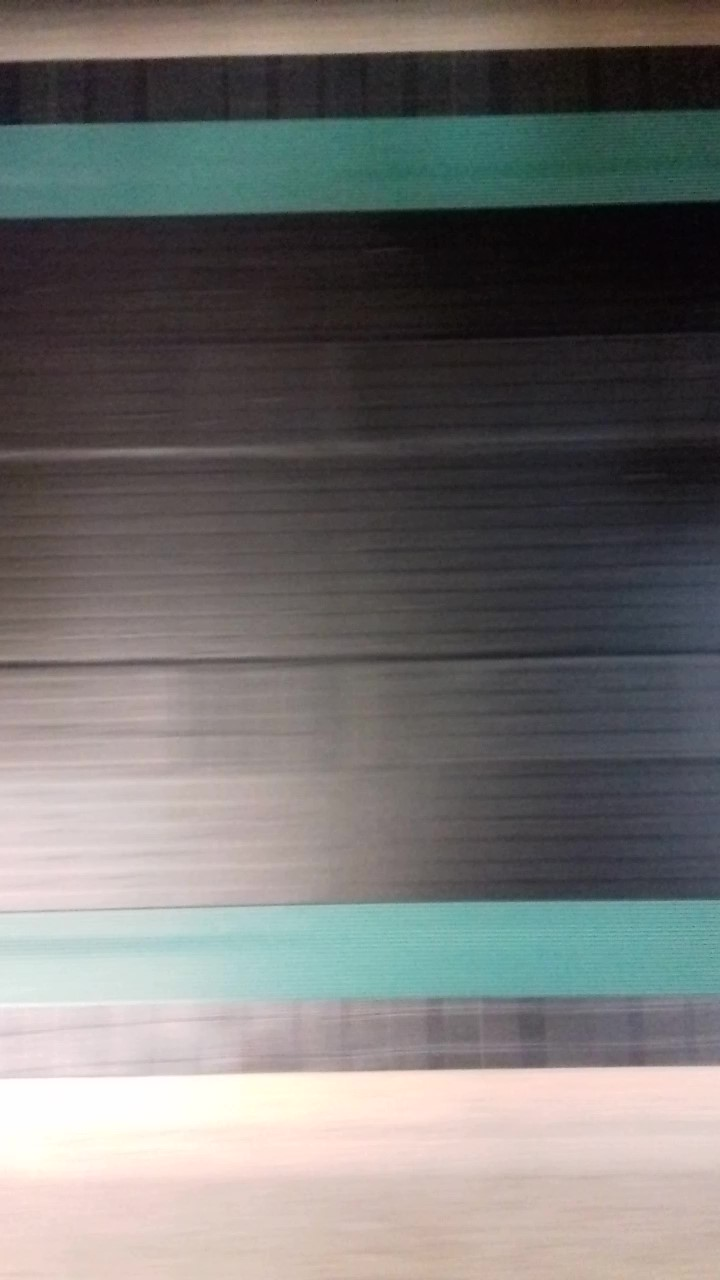
#> input picture images/tasma.jpg, 720 x 1280 px, found by its file name
$ python separate.py   (older library calls are emulated)
#> lines starting #> are read from the running program, lines starting #| are printed output that depends on the picture; after the words box and inside, x2 and y2 are one past the last pixel; in counts of white or black regions, pixels touching at a corner belong together
# import the necessary packages
import numpy as np
import cv2
import matplotlib.pyplot as plt
from skimage import img_as_float
from skimage.feature import canny
from skimage.color import rgb2grey
from skimage.transform import (probabilistic_hough_line)
from skimage import measure

def draw_lines(img, ax, sigma=1):
    edges = canny(img, sigma)
    lines = probabilistic_hough_line(edges, line_length=100, line_gap=50)
    ax.imshow(edges * 0)
    ax.imshow(edges)
    for line in lines:
        print(line)
        p0, p1 = line
        ax.plot((p0[0], p1[0]), (p0[1], p1[1]))

def draw_contours(img, ax):
    contours = measure.find_contours(img, 0.34)
    for n, contour in enumerate(contours):
        ax.plot(contour[:, 1], contour[:, 0], linewidth=2)


# load the image
image = cv2.imread('images/tasma.jpg')
#> image is the input picture: shape (1280, 720, 3); mean B, G, R 112.7, 114.3, 115.5
hsv = cv2.cvtColor(image, cv2.COLOR_BGR2HSV)
#> hsv: shape (1280, 720, 3); mean H, S, V 70.8, 41.8, 123.3

rgb_start1 = [50, 50, 100]
rgb_end1 = [100, 250, 250]
rgb_start2 = [50, 100, 90]
rgb_end2 = [90, 130, 130]

rgb_start3 = [40,40,70]
rgb_end3 = [200,200,255]

# define the list of boundaries
boundaries = [
    #(rgb_start1, rgb_end1),
    #(rgb_start2, rgb_end2),
    #(rgb_start3, rgb_end3)

    #([40,40,70], [140,190,190]),
    #([40,40,70], [120,200,200]),

    # najlepsze ustawienie
    ([40,40,70], [100,210,210])
    #([78,113, 115], [81, 121, 120])
    #([0,0,0], [150,150,150])
]


fig, ax = plt.subplots(ncols=2, nrows=2, sharex=True, sharey=True)
image_in = img_as_float(image)
ax[0][0].imshow(image_in)
# loop over the boundaries
for (lower, upper) in boundaries:
    lower = np.array(lower, dtype="uint8")
    upper = np.array(upper, dtype="uint8")

    #mask = cv2.inRange(image, lower, upper)
    mask = cv2.inRange(hsv, lower, upper)
    output = cv2.bitwise_and(image, image, mask=mask)
    # [5 lines of commented-out code are left out]
    image_out = img_as_float(output)
    mask_out = img_as_float(mask)
    ax[0][1].imshow(image_out)
    #ax[0][2].imshow(mask_out)
    ax[1][0].imshow(image_out)
    draw_lines(rgb2grey(mask_out), ax[1][0])
    ax[1][1].imshow(image_out)
    draw_contours(rgb2grey(mask_out), ax[1][1])
    plt.tight_layout()
    plt.show()
#> this loop made 1 pass
#> contours in draw_contours on pass 1: 62 point arrays, longest 1604 points
#> pass 1, `mask = cv2.inRange(hsv, lower, upper)`:
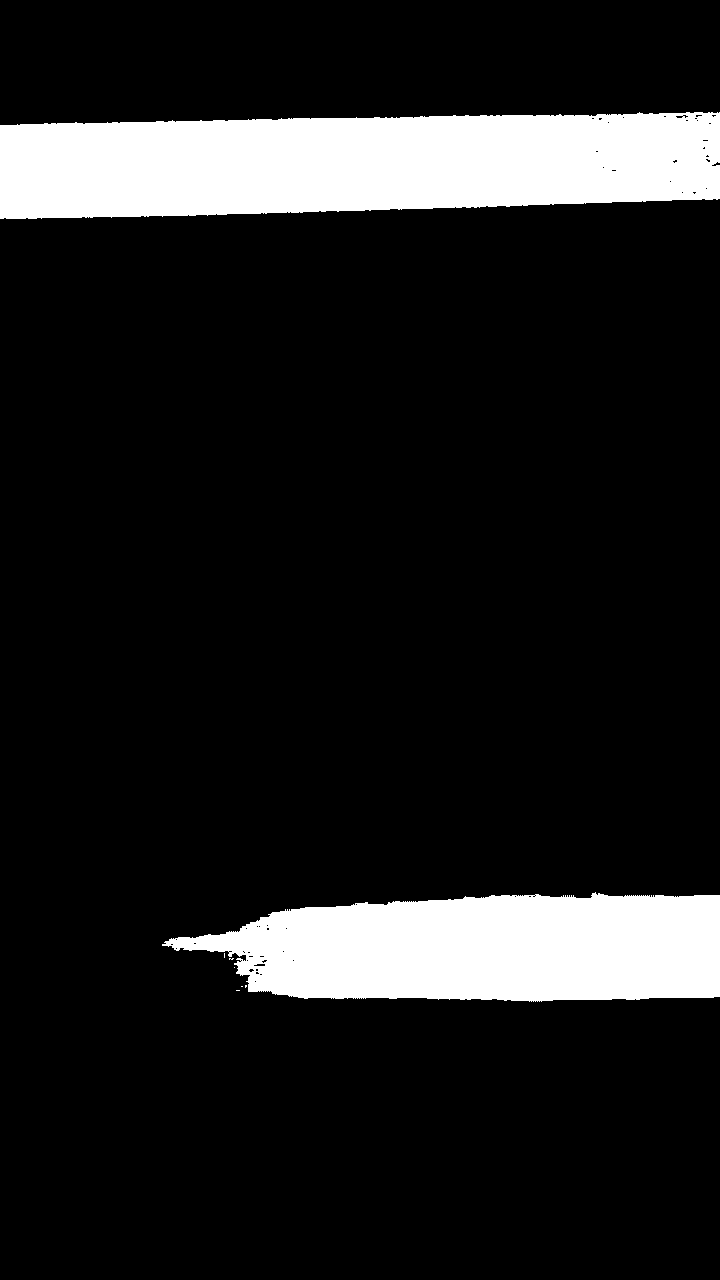
#> mask: shape (1280, 720); 12.4% white; 8 white regions (6 under 20 px), largest, box (x1, y1, x2, y2) and area: (0, 112, 720, 219) 66221, (162, 892, 720, 1002) 47745
#> pass 1, `output = cv2.bitwise_and(image, image, mask=mask)`:
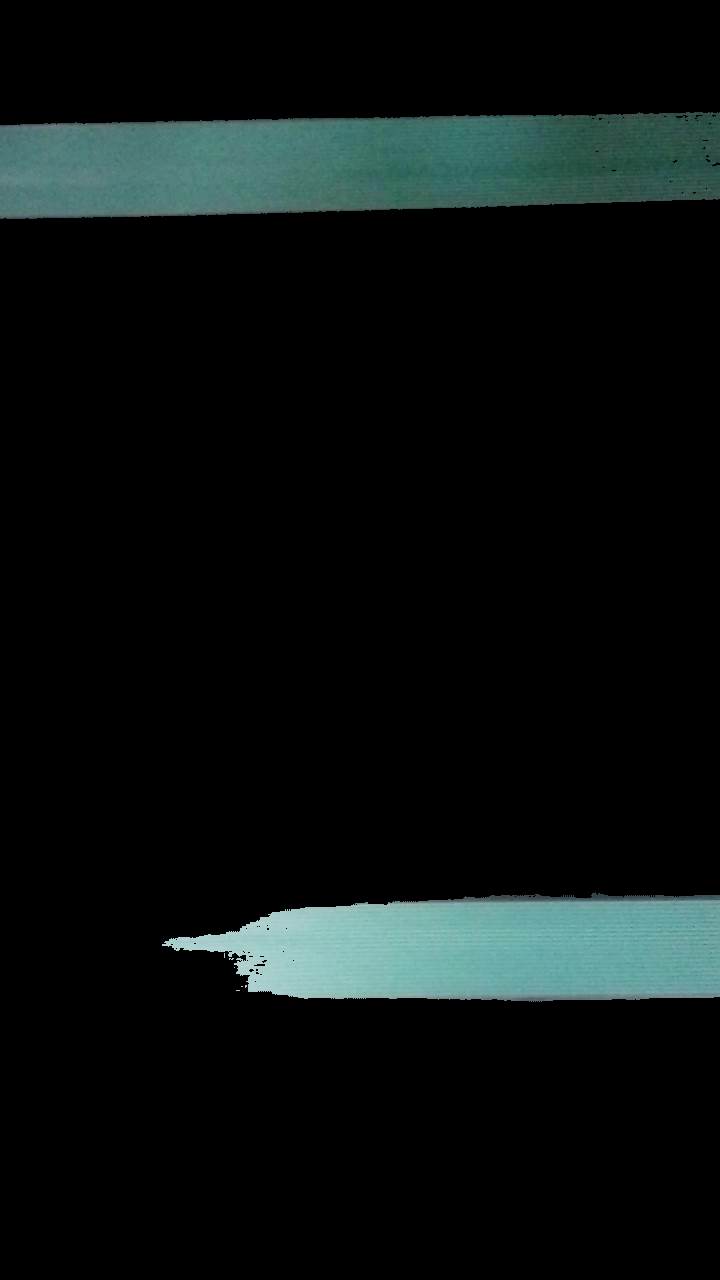
#> output: shape (1280, 720, 3); mean B, G, R 16.2, 16.9, 10.9
#> pass 1, `plt.show()`:
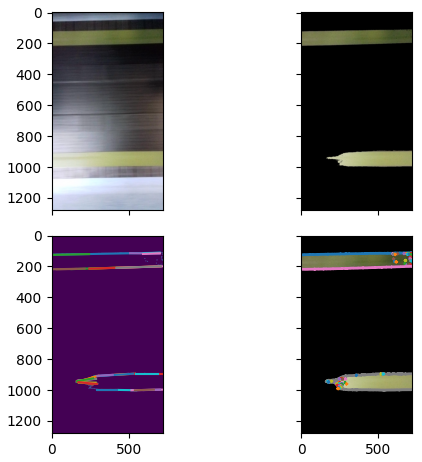
#> figure drawn by matplotlib, 4 panels; B, G, R data is drawn as R, G, B

$ run again, with images/window.jpg copied over images/tasma.jpg
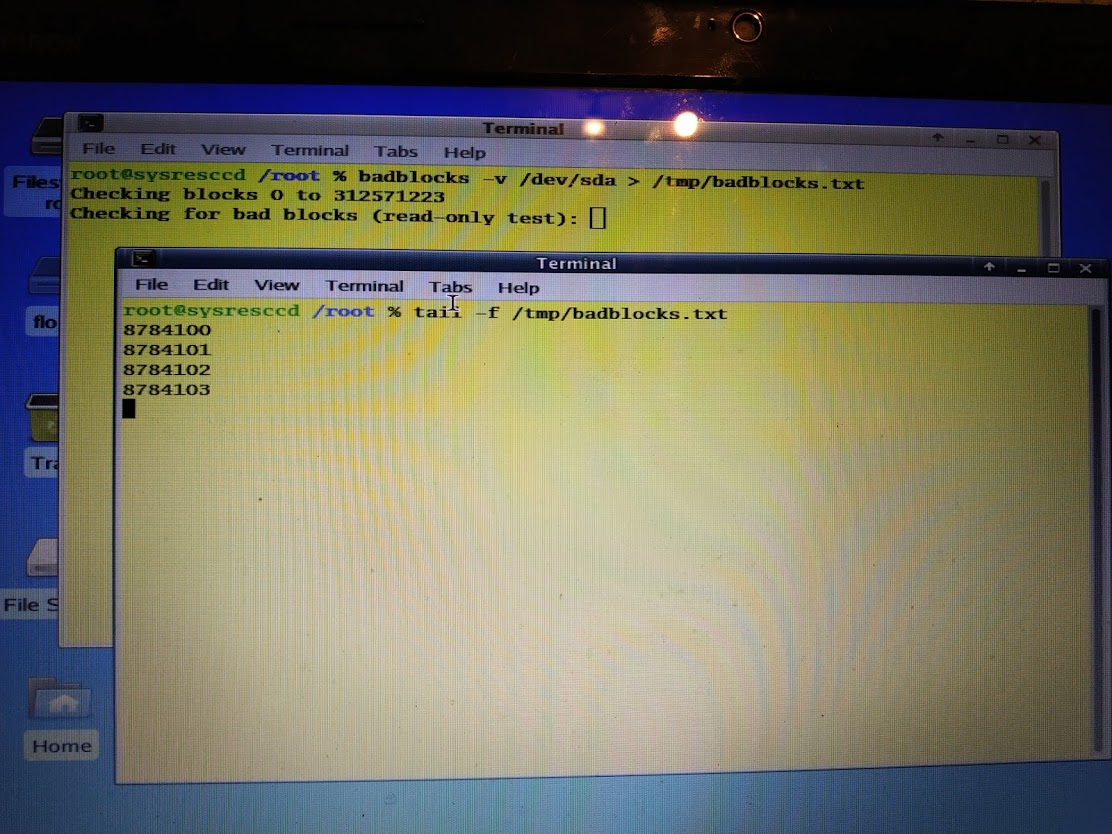
#> input picture images/window.jpg, 1112 x 834 px, found by its file name
#> image is the input picture: shape (834, 1112, 3); mean B, G, R 96.6, 114, 115.4
#> hsv: shape (834, 1112, 3); mean H, S, V 51.7, 104.2, 128.8
#> the loop `for (lower, upper) in boundaries:` made 1 pass
#> contours in draw_contours on pass 1: 221 point arrays, longest 188 points
#> pass 1, `mask = cv2.inRange(hsv, lower, upper)`:
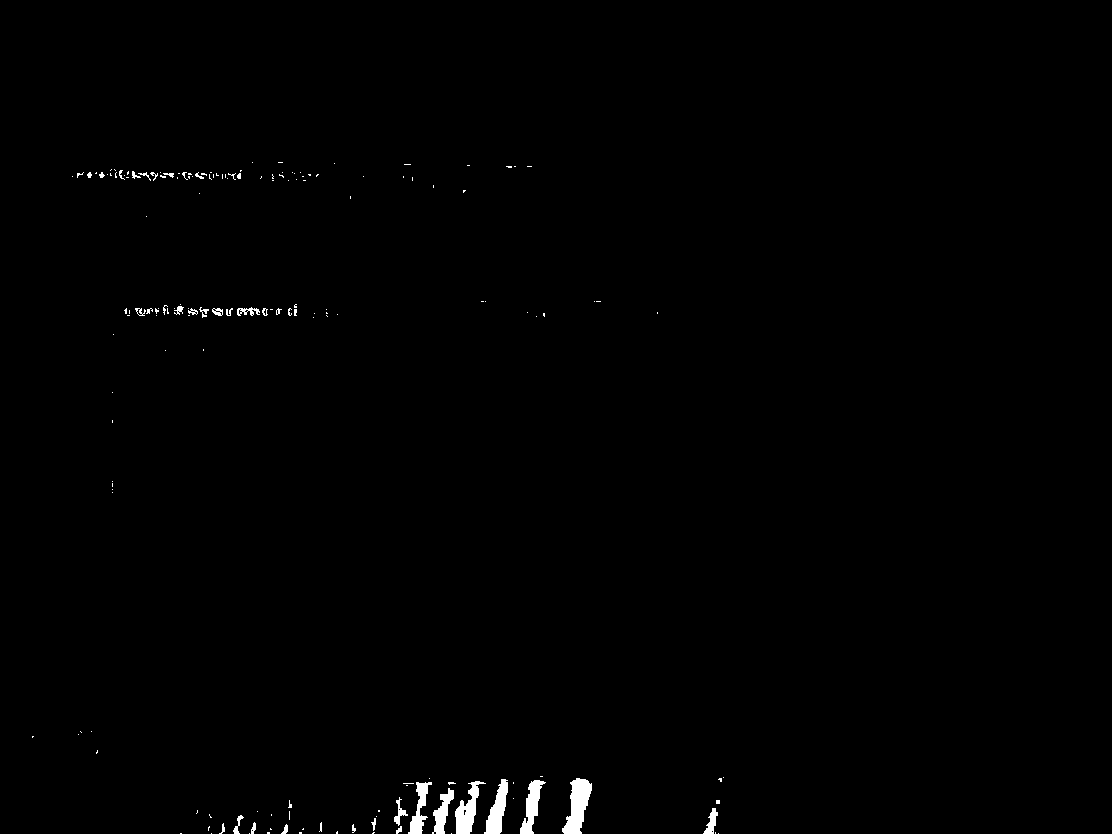
#> mask: shape (834, 1112); 0.62% white; 169 white regions (135 under 20 px), largest, box (x1, y1, x2, y2) and area: (562, 778, 592, 834) 954, (455, 781, 486, 834) 726, (484, 779, 508, 834) 680
#> pass 1, `plt.show()`:
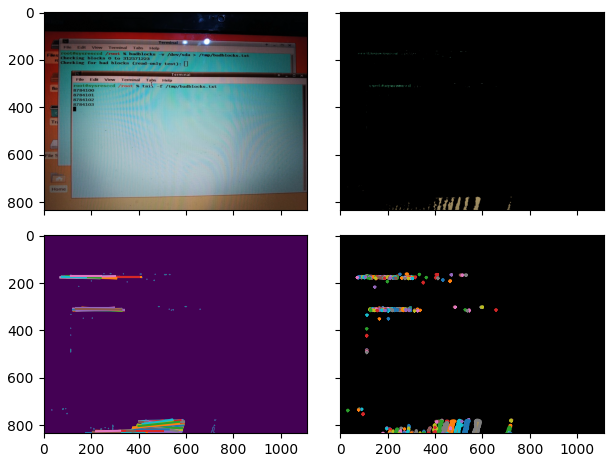
#> figure drawn by matplotlib, 4 panels; B, G, R data is drawn as R, G, B
